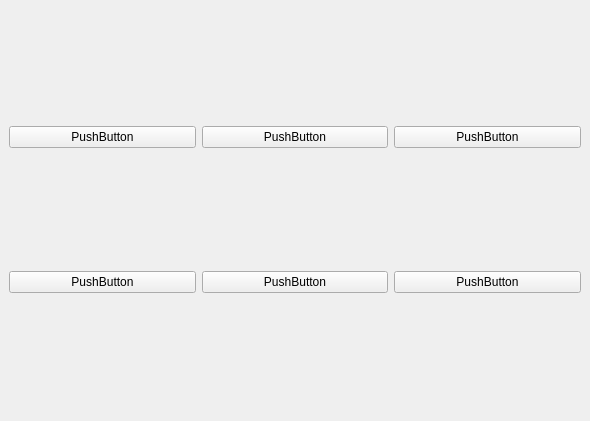
<?xml version="1.0" encoding="UTF-8"?>
<ui version="4.0">
 <class>MainWindow</class>
 <widget class="QMainWindow" name="MainWindow">
  <property name="geometry">
   <rect>
    <x>0</x>
    <y>0</y>
    <width>590</width>
    <height>421</height>
   </rect>
  </property>
  <property name="windowTitle">
   <string>MainWindow</string>
  </property>
  <property name="autoFillBackground">
   <bool>false</bool>
  </property>
  <widget class="QWidget" name="centralwidget">
   <property name="minimumSize">
    <size>
     <width>480</width>
     <height>320</height>
    </size>
   </property>
   <property name="layoutDirection">
    <enum>Qt::LeftToRight</enum>
   </property>
   <property name="locale">
    <locale language="French" country="Canada"/>
   </property>
   <layout class="QGridLayout" name="gridLayout">
    <item row="0" column="1">
     <widget class="QPushButton" name="pushButton_4">
      <property name="text">
       <string>PushButton</string>
      </property>
     </widget>
    </item>
    <item row="0" column="0">
     <widget class="QPushButton" name="pushButton">
      <property name="text">
       <string>PushButton</string>
      </property>
     </widget>
    </item>
    <item row="1" column="1">
     <widget class="QPushButton" name="pushButton_2">
      <property name="text">
       <string>PushButton</string>
      </property>
     </widget>
    </item>
    <item row="1" column="0">
     <widget class="QPushButton" name="pushButton_3">
      <property name="text">
       <string>PushButton</string>
      </property>
     </widget>
    </item>
    <item row="0" column="2">
     <widget class="QPushButton" name="pushButton_5">
      <property name="text">
       <string>PushButton</string>
      </property>
     </widget>
    </item>
    <item row="1" column="2">
     <widget class="QPushButton" name="pushButton_6">
      <property name="text">
       <string>PushButton</string>
      </property>
     </widget>
    </item>
   </layout>
  </widget>
 </widget>
 <resources/>
 <connections/>
</ui>
